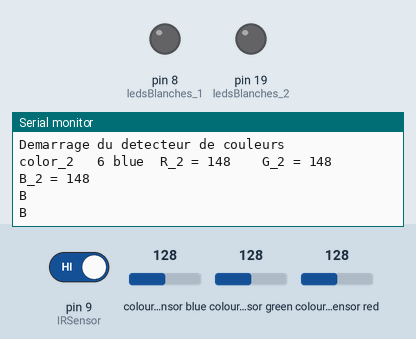
Simulated run of this sketch. Board: Arduino Uno, built with avr-gcc and run on an emulated ATmega328P. On the bench: output pins drawn as LEDs (lit = HIGH), the last lines printed to the serial monitor. The inputs (shaded band) are chosen by the test bench; at power-on: pin 9 (IRSensor) HIGH, colour sensor blue 128, colour sensor green 128, colour sensor red 128.

Above: at 1.2 s.
1.3 s: pin 9 (IRSensor) driven LOW
At 1.41 s:
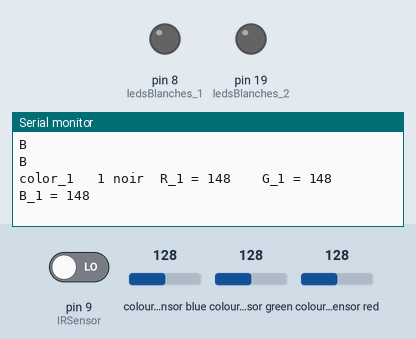
At 2.9 s:
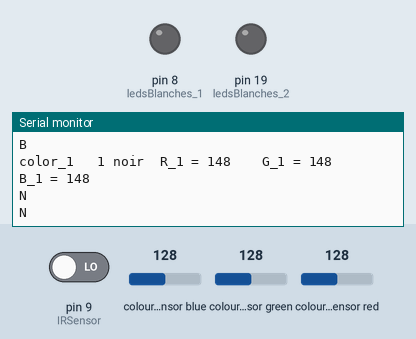

The sketch:

portique_de_detection_arduino.ino
```cpp
/***********************************************
  projet robocup 2024
    detecteur de couleur
    mjc fablab atelier codage 2023 2024
  url: https://github.com/Panjkrc/TCS3200_library
************************************************/

//=============================
// inclusion des bibliothèques
//============================
#include <SPI.h>  // pour la bibliothèque CAN
#include <CAN.h>
#include <tcs3200.h>    // Include TCS3200 library
#include "variables.h"  // fichier variables

//==================
// TCS3200 detecteur
//==================

// distinctColors[] array declares values to be returned from closestColor() function if specified color is recognised
int distinctColors[num_of_colors] = { 0, 1, 2, 3, 4, 5, 6 };
String colorNames[num_of_colors] = { "white", "noir", "red", "yellow", "green", "tree", "blue" };
char colorLetter[num_of_colors] = { 'W', 'N', 'R', 'Y', 'G', 'T', 'B' };

// distinctRGB[] array declares calibration values for each declared color in distinctColors[] array
int distinctRGB_1[num_of_colors][3] = { { 200, 200, 200 }, { 7, 6, 8 }, { 76, 47, 47 }, { 90, 76, 100 }, { 55, 66, 71 }, { 250, 250, 250 }, { 41, 47, 47 } };
int distinctRGB_2[num_of_colors][3] = { { 200, 200, 200 }, { 7, 6, 8 }, { 55, 21, 27 }, { 71, 58, 40 }, { 27, 40,34 }, { 250, 250, 250 }, { 23, 31, 50 } };

tcs3200 tcs_1(S0_1, S1_1, S2_1, S3_1, sensorOut_1);  // (S0, S1, S2, S3, output pin)   https://www.mouser.com/catalog/specsheets/TCS3200-E11.pdf
tcs3200 tcs_2(S0_2, S1_2, S2_2, S3_2, sensorOut_2);

//======================
// sensor IR infra rouge
//======================
bool sensorIR() {
  bool sensorStatus = digitalRead(IRSensor);  // read IRsensor
  return sensorStatus;
}

//================
// tcs3200 colors
//================
int color_1() {
  Serial.print("color_1   ");
  int couleur = tcs_1.closestColor(distinctRGB_1, distinctColors, num_of_colors);
  Serial.print(couleur);
  Serial.print(" ");
  Serial.print(colorNames[couleur]);
  Serial.print("  ");

  red = tcs_1.colorRead('r', 20);  //reads color value for red
  Serial.print("R_1 = ");
  Serial.print(red);
  Serial.print("    ");

  green = tcs_1.colorRead('g', 20);  //reads color value for green
  Serial.print("G_1 = ");
  Serial.print(green);
  Serial.print("    ");

  blue = tcs_1.colorRead('b', 20);  //reads color value for blue
  Serial.print("B_1 = ");
  Serial.print(blue);
  Serial.print("    ");
  Serial.println();
  delay(100);
  return (couleur);
}

int color_2() {
  Serial.print("color_2   ");
  int couleur = tcs_2.closestColor(distinctRGB_2, distinctColors, num_of_colors);
  Serial.print(couleur);
  Serial.print(" ");
  Serial.print(colorNames[couleur]);
  Serial.print("  ");

  red = tcs_2.colorRead('r', 20);  //reads color value for red
  Serial.print("R_2 = ");
  Serial.print(red);
  Serial.print("    ");

  green = tcs_2.colorRead('g', 20);  //reads color value for green
  Serial.print("G_2 = ");
  Serial.print(green);
  Serial.print("    ");

  blue = tcs_2.colorRead('b', 20);  //reads color value for blue
  Serial.print("B_2 = ");
  Serial.print(blue);
  Serial.print("    ");

  Serial.println();
  delay(100);
  return (couleur);
}

void portiqueIR() {
  sensor_ir = sensorIR();  // lit l'etat actuel du sensor IR
  //Serial.println(sensor_ir);
  // compare l'etat actuel du sensor IR a l'etat precedent memorise
  if (sensor_ir != sensor_ir_mem) {  // si l'etat du sensor IR a change
    // on memorise l'etat courant du sensor IR pour les prochains passages dans la boucle loop
    sensor_ir_mem = sensor_ir;
    if (sensor_ir == 0) {
      int couleur_1 = color_1();
      CAN.beginPacket(0x16);              // id 0x16 pour le detecteur de couleur_1
      CAN.write(colorLetter[couleur_1]);  // ecriture de la couleur detectee
      Serial.println(colorLetter[couleur_1]);
      CAN.endPacket();  // envoi sur le bus can
      Serial.println(colorLetter[couleur_1]);
    } else if (sensor_ir == 1) {
      int couleur_2 = color_2();
      CAN.beginPacket(0x19);              // id 0x19 pour le detecteur de couleur_2
      CAN.write(colorLetter[couleur_2]);  // ecriture de la couleur detectee
      Serial.println(colorLetter[couleur_2]);
      CAN.endPacket();  // envoi sur le bus can
      Serial.println(colorLetter[couleur_2]);
    }
  }
}


//==========================
//  CAN reception suite irq
//==========================
void onReceive(int packetSize) {
  while (CAN.available()) {
    caractere = (char)CAN.read();  // lecture du bus can dans la variable caractere
    id = CAN.packetId();           // id du message can  dans la variable id
  }
}

//=======
// setup
//=======
void setup() {
  Serial.begin(SERIAL_BAUD);
  Serial.println();
  Serial.println("Demarrage du detecteur de couleurs");

  // leds blanches du detecteur de couleurs
  pinMode(ledsBlanches_1, OUTPUT);
  digitalWrite(ledsBlanches_1, LOW);

  pinMode(ledsBlanches_2, OUTPUT);
  digitalWrite(ledsBlanches_2, LOW);

  // sensor ir
  pinMode(IRSensor, INPUT);  // Initialization of sensor pin

  // start the CAN bus at 125 kbps
  if (!CAN.begin(125E3)) {
    Serial.println("Starting CAN failed!");
    while (1)
      ;
  }

  // register the receive callback - interruption des l'arrivee d'un message sur le bus can
  CAN.onReceive(onReceive);
}

//=====
// loop
//=====
void loop() {
  portiqueIR();
  //color_1();
  //color_2();
}
```

variables.h
```cpp
//========================================================
// Controls supression of the MonPrintf function to serial
//========================================================
#define SERIAL_BAUD 9600   // vitesse moniteur serie
#define SerialMonitor   1
#define DEBUG 1  // true for use Display log message if True

//==========================================
// Affectation des broches de l'arduino uno
//==========================================
#define ledsBlanches_1 8   // leds pour la lecture de la couleur du tsc3200 n°1
#define ledsBlanches_2 19  // leds pour la lecture de la couleur du tsc3200 n°2

//================================
// TCS3200 detecteur couleurs n° 1
//================================
/*  Pinout:
 *      TCS3200   |     Arduino
 *  ------------------------------------
 *      VCC       |     5V
 *      GND       |     GND
 *      OE        |     D
 *      S0        |     D3
 *      S1        |     D4
 *      S2        |     D5
 *      S3        |     D6
 *      OUT       |     D7
 */
#define S0_1 3
#define S1_1 4
#define S2_1 5
#define S3_1 6
#define sensorOut_1 7

//================================
// TCS3200 detecteur couleurs n° 2
//================================
#define S0_2 18
#define S1_2 17
#define S2_2 16
#define S3_2 15
#define sensorOut_2 14
// Declares the number of colors the program can recognise (number of calibrated colors)
#define num_of_colors 7
int red, green, blue;

//==========
// Sensor IR
//==========
#define IRSensor  9 // connect IR sensor module to Arduino pin D9
bool sensor_ir = 0;            // variable pour l'etat actuel
bool sensor_ir_mem = 0;        // variable pour l'etat precedent

//==========================================
// Affectation des broches de l'arduino uno
// Association du CS du CAN MCP2515
//==========================================
#define mcp2515CSPin  10  // cs chip select du circuit mcp2515
char  caractere = '0';    // lecture can
int  id = 0x0;            // valeur hexa de l'identification id sur le can bus

//================
// bus can mcp2515
//================
const int SPI_CS_PIN = 10;  // CS du shield mcp2515
```

Measured:
- after the input at 1.3 s, the serial monitor: prints a new line at once (image 1)
